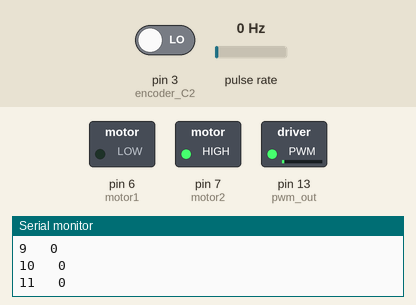
A sketch run on a simulated Arduino Mega 2560, built with avr-gcc and run on an emulated ATmega2560. On the bench: switched loads named in the sketch (green lamp = pin HIGH), the last lines printed to the serial monitor. Wiring (inferred from the names in the program): pulse sensor: data pin 2. The test bench sets the inputs (shaded band); at power-on: pulse rate 0 Hz, pin 3 (encoder_C2) LOW.

Above: at 1.2 s.
1.3 s: pulse rate (sensor on pin 2) set to 100 Hz
At 2.95 s:
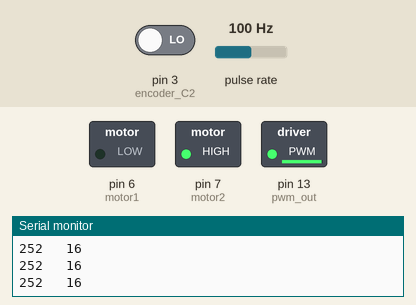
4.3 s: pulse rate (sensor on pin 2) set to 50 Hz
At 5.1 s:
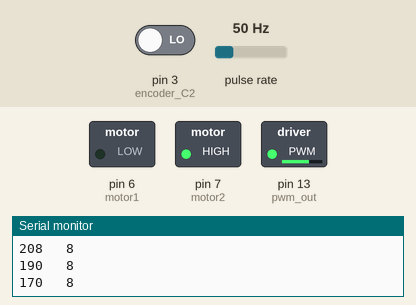
Timing chart, 0 to 13.3 s (numbered marks = the images above; inputs shaded):
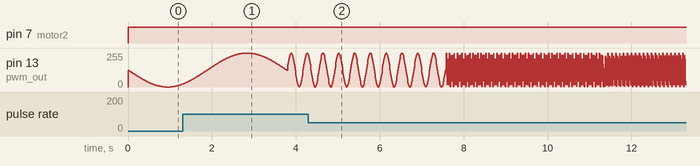

The sketch:

acionamento_motor_com_encolder.ino
```cpp
/* ========================================================================================================

  MATHEUS GOMES SILVEIRA - gomes.matheus@engenharia.ufjf.br

======================================================================================================== */
//#include <Adafruit_INA219.h>        // ina219 lib
#include <Wire.h>


// ========================================================================================================
// --- Mapeamento de Hardware ---
#define    encoder_C1   2                     //Conexão C1 do encoder
#define    encoder_C2   3                     //Conexão C2 do encoder
#define    pwm_out      13                     //Saída pwm para controle de velocida do motor
#define    motor1       6                     //Controle In1 do driver L298N
#define    motor2       7                     //Controle In2 do driver L298N
#define    pot          A15                    //Entrada para leitura de potenciômetro


// ========================================================================================================
// --- Funções ---
void motor_control();                         //Função para controle do motor
void Read_INA219_Values(void);                //Função para leitura de corrente
void Serial_Send(void);                       //Função para escrita no serial

// ========================================================================================================
// --- Variáveis Globais ---
byte      Encoder_C1Last;
int       pulse_number,
          adc,
          pwm_value = 128;
          int atualizacao=10;
          long int RPM;
          int i=0;
float shuntvoltage = 0;
float busvoltage = 0;
float current_mA = 0;
float tensao=0;
float loadvoltage = 0;
float sine;
int sine_i;
float trem=99999;
boolean direction_m;
const int INA_addr = 0x40;  // INA219 address

//Adafruit_INA219 ina219(INA_addr); //Chama a biblioteca e nomeira como ina219
// ========================================================================================================
// --- Configurações Iniciais ---
void setup()
{
  //TCCR0B = TCCR0B & B11111000 | B00000001; // Altera frequência do PWM nos pinos D4 e D13 of 62500 Hz https://www.etechnophiles.com/how-to-change-pwm-frequency-of-arduino-mega/
  Serial.begin(115200);                       //Inicializa comunicação serial
 // ina219.begin();

//  pinMode(pot,         INPUT);                //Configura entrada para potenciômetro
  pinMode(encoder_C1,  INPUT);                //Configura entrada C1 para leitura do encoder
  pinMode(encoder_C2,  INPUT);                //Configura entrada C2 para leitura do encoder
  pinMode(motor1,     OUTPUT);                //Configura saída para controle do motor (in1 do driver)
  pinMode(motor2,     OUTPUT);                //Configura saída para controle do motor (in3 do driver)


  attachInterrupt(0, count_pulses, CHANGE);   //Interrupção externa 0 por mudança de estado


} //end setup


// ========================================================================================================
// --- Loop Infinito ---
void loop()
{
//||||||||||||||||||||||||||||||||||||||||||||

   motor_control();                           //chama função para controle do motor
   //Read_INA219_Values();                    //Chama a função Read_INA219_Values
  // Serial_Send();                           //Chama a função Serial_Send
  // delay(atualizacao);                                //taxa de atualização

} //end loop


// ========================================================================================================
// --- Função para controle do Motor ---
void motor_control()
{

  Serial.print("Num. Pulsos: ");              //Imprime
 // Serial.print(pulse_number);                 //Imprime
  RPM=pulse_number*8.333;   //Conversão para RPM, deve dividir pela resolução e transformar de ms para minutos
  Serial.print(RPM);                 //Imprime
  Serial.print("   ");                 //Imprime
  Serial.print(tensao);                 //Imprime

  Serial.println(" "); //Imprime
//
//  adc = analogRead(pot);                      //Lê entrada analógica do potenciômetro e armazena em adc
//
//  if (adc >= 512)                             //adc maior ou igual a 512? (metade do valor de 10 bits 1024)
//  {                                           //Sim...
//    digitalWrite(motor1, LOW);                //Desliga bit de controle motor1
//    digitalWrite(motor2, HIGH);               //Liga bit de controle motor2
//    Serial.println(" Sentido: Anti-horario"); //Imprime
//    pwm_value = map(adc, 512, 1023, 0, 255);  //normaliza valor do pwm de acordo com potenciômetro
//    analogWrite(pwm_out, pwm_value);          //gera pwm proporcional
//
//  } //end if adc
//
//  else                                        //Senão...
//  {                                           //adc menor que 512
//    digitalWrite(motor1, HIGH);               //Liga bit de controle motor1
//    digitalWrite(motor2, LOW);                //Desliga bit de controle motor2
//    Serial.println(" Sentido: Horario");      //Imprime
//    pwm_value = map(adc, 511, 0, 0, 255);     //normaliza valor do pwm de acordo com potenciômetro
//    analogWrite(pwm_out, pwm_value);          //gera pwm proporcional
//  }
    digitalWrite(motor1, LOW);                //Desliga bit de controle motor1
    digitalWrite(motor2, HIGH);               //Liga bit de controle motor2


// Degrau
//  if(i>500)
// {
// analogWrite(pwm_out,179);
// }
//  else
//  {
//  analogWrite(pwm_out,0);
//  }
//
//  tensao=analogRead(pwm_out);

//  i++;

  for(int j=1;j<=1000000;j=10*j)
  {
      for(int i=-180;i<=180;i+=1)
      {
         sine = sin(i*(3.1415/180.0)*j);
         sine_i = 127+int(sine*255.0/2.0);
         analogWrite(pwm_out, sine_i);
         Serial.print(sine_i);
         delay(10);
        Serial.print("   ");              //Imprime
         RPM=pulse_number*8.333;   //Conversão para RPM, deve dividir pela resolução e transformar de ms para minutos
         Serial.println(RPM);                 //Imprime
         //Serial.println(" "); //Imprime

          pulse_number = 0x00;                        //reinicia pulse_number
      }

    Serial.println(trem);

  } //end for

 // pulse_number = 0x00;                        //reinicia pulse_number


} //Termina a função


// ========================================================================================================
// --- Função de contagem de pulsos do encoder ---
//
// *baseada no artigo do site http://www.arduinoecia.com.br/2016/10/motor-dc-com-encoder-arduino.html
//
//
void count_pulses()
{

  int Lstate = digitalRead(encoder_C1);       //Lê estado de encoder_C1 e armazena em Lstate

  if(!Encoder_C1Last && Lstate)               //Encoder_C1Last igual a zero e Lstate diferente de zero?
  {
    int val = digitalRead(encoder_C2);        //Lê estado de encoder_C2 e armazena em val

    if(!val && direction_m) direction_m = false;      //Sentido reverso

    else if(val && !direction_m) direction_m = true;  //Sentido direto

  } //end if

  Encoder_C1Last = Lstate;                    //Encoder_C1Last recebe o valor antigo

  if(!direction_m)  pulse_number++;           //incrementa número do pulso se direction limpa
  else              pulse_number--;           //senão decrementa


} //end count_pulses

//void Read_INA219_Values(void)
//{
//  shuntvoltage = ina219.getShuntVoltage_mV();    //Pega o valor de tensão
//  busvoltage = ina219.getBusVoltage_V();
//  current_mA = ina219.getCurrent_mA();          //Pega o valor de corrente
//  loadvoltage = busvoltage + (shuntvoltage / 1000);
//}


 void Serial_Send(void)
{
 // Serial.print("Bus Voltage:   "); Serial.print(busvoltage); Serial.println(" V");
  //Serial.print("Shunt Voltage: "); Serial.print(shuntvoltage); Serial.println(" mV");
 // Serial.print("Load Voltage:  "); Serial.print(loadvoltage); Serial.println(" V");
  Serial.print("Current:       "); Serial.print(current_mA); Serial.println(" mA");
  Serial.println("");
}
```
